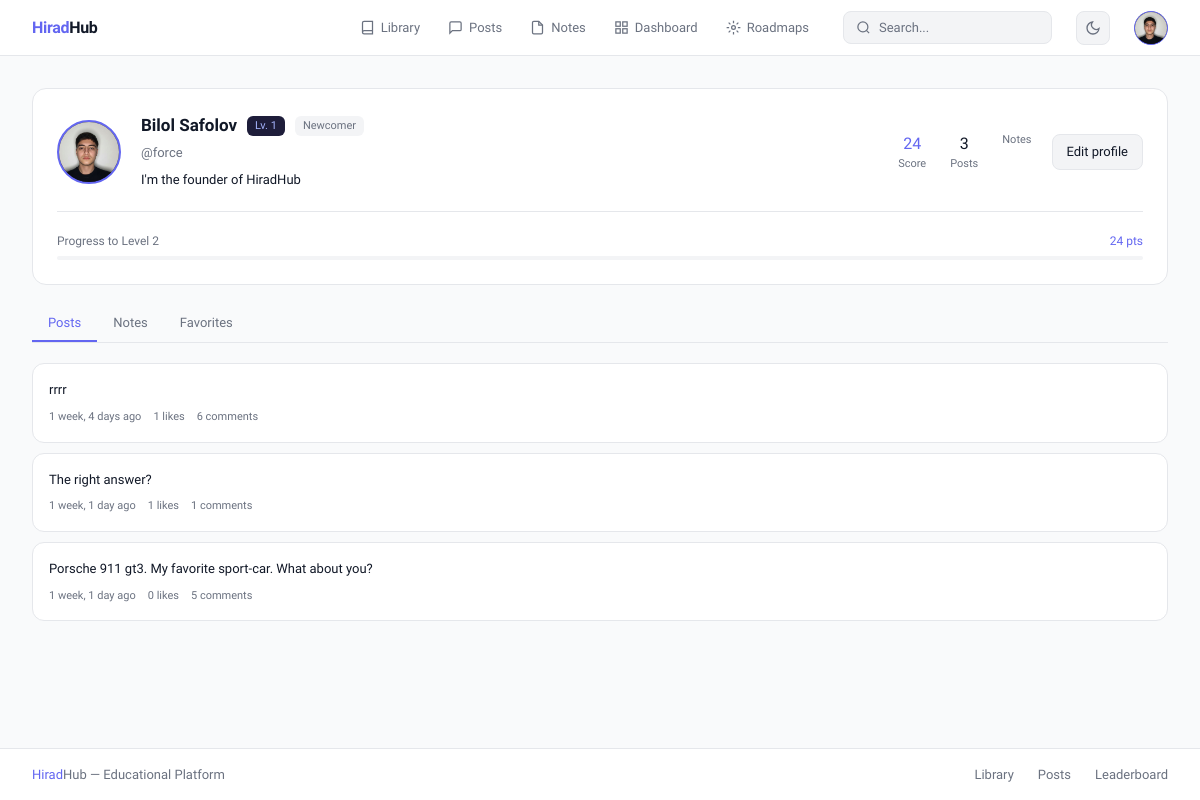
Before: /user/profile/ (signed in) with the older database file.
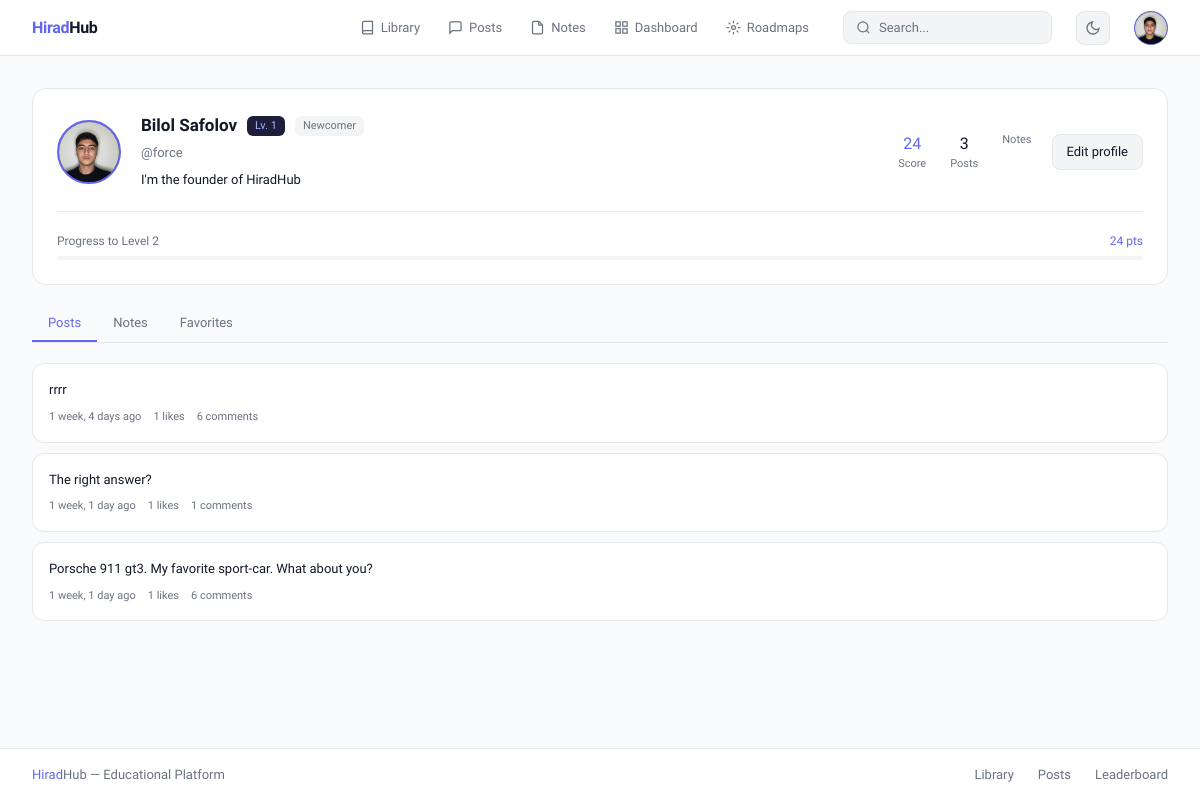
After: the same page with the newer database file.
### post/models.py (models this page shows, shortened)
class Post(models.Model):
    POST_TYPES_CHOICES = [
        ('post', 'Post'),
        ('question', 'Question'),
        ('article', 'Article'),
    ]
    author = models.ForeignKey(settings.AUTH_USER_MODEL, on_delete=models.CASCADE, related_name='posts')
    post_type = models.CharField(max_length=20, choices=POST_TYPES_CHOICES, default='post', db_index=True)
    text = models.TextField(max_length=10000, blank=True)
    image = models.ImageField(upload_to='post/images/', null=True, blank=True)
    video = models.FileField(upload_to='post/videos/', null=True, blank=True)
    is_answered = models.BooleanField(default=False, db_index=True)
    accepted_comment = models.OneToOneField('library.Comment', null=True, blank=True, on_delete=models.SET_NULL, related_name='accepted_for')
    view_count = models.PositiveIntegerField(default=0, db_index=True)
    step = models.PositiveIntegerField(default=0, db_index=True)
    created_at = models.DateTimeField(auto_now_add=True)
    updated_at = models.DateTimeField(auto_now=True)
    topics = models.ManyToManyField(Topic, related_name='posts', blank=True)
    likes = GenericRelation('library.Like')
    comments = GenericRelation('library.Comment')
    favorites = GenericRelation('post.Favorite')
    class Meta:
        indexes = [
            models.Index(fields=['-created_at']),
            models.Index(fields=['post_type']),
            models.Index(fields=['author', 'post_type']),
        ]

### user/views.py (the view)
# urls.py: path('profile/', views.profile_view, name='profile'),
@login_required
def profile_view(request):
    user = request.user
    post_ct = ContentType.objects.get_for_model(Post)
    favorite_posts = Post.objects.filter(
        id__in=Favorite.objects.filter(
            user=user,
            content_type=post_ct
        ).values_list('object_id', flat=True)
    ).select_related('author').prefetch_related('likes', 'comments')
    return render(request, 'user/profile.html', {
        'user': user,
        'favorite_posts': favorite_posts
    })

### templates/user/profile.html (shortened to what the changed rows need)
{% extends 'base.html' %}
{% block content %}
<div id="panel-posts">
    {% if user.posts.all %}
    <div style="display:flex; flex-direction:column; gap:10px;">
        {% for post in user.posts.all|slice:":10" %}
        <a href="{% url 'post:detail' post.pk %}" style="text-decoration:none;">
            <div style="background:var(--surface); border:0.5px solid var(--border); border-radius:12px; padding:1rem;">
                <p style="font-size:13px; color:var(--text); line-height:1.6; margin-bottom:8px;">
                    {{ post.text|truncatechars:120 }}</p>
                <div style="display:flex; align-items:center; gap:12px;">
                    <span style="font-size:11px; color:var(--muted);">{{ post.created_at|timesince }} ago</span>
                    <span style="font-size:11px; color:var(--muted);">{{ post.likes.count }} likes</span>
                    <span style="font-size:11px; color:var(--muted);">{{ post.comments.count }} comments</span>
                </div>
            </div>
        </a>
        {% endfor %}
    </div>
    {% else %}
    <div style="text-align:center; padding:3rem 0;">
        <p style="font-size:13px; color:var(--muted);">No posts yet.</p>
    </div>
    {% endif %}
</div>
{% endblock %}

Changed rows visible on the page:
changed Post "Porsche 911 gt3. My favorite sport-car. What about you?": likes.count "0" → "1"; comments.count "5" → "6"
